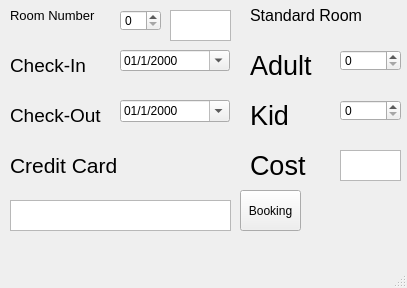
<?xml version="1.0" encoding="UTF-8"?>
<ui version="4.0">
 <class>MainWindow</class>
 <widget class="QMainWindow" name="MainWindow">
  <property name="geometry">
   <rect>
    <x>0</x>
    <y>0</y>
    <width>407</width>
    <height>288</height>
   </rect>
  </property>
  <property name="windowTitle">
   <string>MainWindow</string>
  </property>
  <widget class="QWidget" name="centralwidget">
   <widget class="QDateEdit" name="checkin">
    <property name="geometry">
     <rect>
      <x>120</x>
      <y>50</y>
      <width>110</width>
      <height>21</height>
     </rect>
    </property>
    <property name="displayFormat">
     <string>dd/M/yyyy</string>
    </property>
    <property name="calendarPopup">
     <bool>true</bool>
    </property>
   </widget>
   <widget class="QDateEdit" name="checkout">
    <property name="geometry">
     <rect>
      <x>120</x>
      <y>100</y>
      <width>110</width>
      <height>22</height>
     </rect>
    </property>
    <property name="displayFormat">
     <string>dd/M/yyyy</string>
    </property>
    <property name="calendarPopup">
     <bool>true</bool>
    </property>
   </widget>
   <widget class="QSpinBox" name="Adultmany">
    <property name="geometry">
     <rect>
      <x>340</x>
      <y>50</y>
      <width>61</width>
      <height>21</height>
     </rect>
    </property>
    <property name="maximum">
     <number>2</number>
    </property>
   </widget>
   <widget class="QSpinBox" name="Kidmany">
    <property name="geometry">
     <rect>
      <x>340</x>
      <y>100</y>
      <width>61</width>
      <height>21</height>
     </rect>
    </property>
    <property name="maximum">
     <number>2</number>
    </property>
   </widget>
   <widget class="QTextEdit" name="creditcard">
    <property name="geometry">
     <rect>
      <x>10</x>
      <y>200</y>
      <width>221</width>
      <height>31</height>
     </rect>
    </property>
   </widget>
   <widget class="QPushButton" name="pushbutton">
    <property name="geometry">
     <rect>
      <x>240</x>
      <y>190</y>
      <width>61</width>
      <height>41</height>
     </rect>
    </property>
    <property name="text">
     <string>Booking</string>
    </property>
   </widget>
   <widget class="QSpinBox" name="spinBox_3">
    <property name="geometry">
     <rect>
      <x>120</x>
      <y>10</y>
      <width>41</width>
      <height>21</height>
     </rect>
    </property>
    <property name="maximum">
     <number>4</number>
    </property>
   </widget>
   <widget class="QTextEdit" name="pay">
    <property name="geometry">
     <rect>
      <x>340</x>
      <y>150</y>
      <width>61</width>
      <height>31</height>
     </rect>
    </property>
   </widget>
   <widget class="QLabel" name="label">
    <property name="geometry">
     <rect>
      <x>10</x>
      <y>0</y>
      <width>111</width>
      <height>31</height>
     </rect>
    </property>
    <property name="font">
     <font>
      <pointsize>10</pointsize>
     </font>
    </property>
    <property name="text">
     <string>Room Number</string>
    </property>
   </widget>
   <widget class="QLabel" name="label_2">
    <property name="geometry">
     <rect>
      <x>10</x>
      <y>50</y>
      <width>101</width>
      <height>31</height>
     </rect>
    </property>
    <property name="font">
     <font>
      <pointsize>14</pointsize>
     </font>
    </property>
    <property name="text">
     <string>Check-In</string>
    </property>
   </widget>
   <widget class="QLabel" name="label_3">
    <property name="geometry">
     <rect>
      <x>10</x>
      <y>100</y>
      <width>111</width>
      <height>31</height>
     </rect>
    </property>
    <property name="font">
     <font>
      <pointsize>14</pointsize>
     </font>
    </property>
    <property name="text">
     <string>Check-Out</string>
    </property>
   </widget>
   <widget class="QLabel" name="label_4">
    <property name="geometry">
     <rect>
      <x>10</x>
      <y>150</y>
      <width>141</width>
      <height>31</height>
     </rect>
    </property>
    <property name="font">
     <font>
      <pointsize>16</pointsize>
     </font>
    </property>
    <property name="text">
     <string>Credit Card</string>
    </property>
   </widget>
   <widget class="QLabel" name="label_5">
    <property name="geometry">
     <rect>
      <x>250</x>
      <y>50</y>
      <width>101</width>
      <height>31</height>
     </rect>
    </property>
    <property name="font">
     <font>
      <pointsize>20</pointsize>
     </font>
    </property>
    <property name="text">
     <string>Adult</string>
    </property>
   </widget>
   <widget class="QLabel" name="label_6">
    <property name="geometry">
     <rect>
      <x>250</x>
      <y>100</y>
      <width>101</width>
      <height>31</height>
     </rect>
    </property>
    <property name="font">
     <font>
      <pointsize>20</pointsize>
     </font>
    </property>
    <property name="text">
     <string>Kid</string>
    </property>
   </widget>
   <widget class="QLabel" name="label_7">
    <property name="geometry">
     <rect>
      <x>250</x>
      <y>150</y>
      <width>101</width>
      <height>31</height>
     </rect>
    </property>
    <property name="font">
     <font>
      <pointsize>20</pointsize>
     </font>
    </property>
    <property name="text">
     <string>Cost</string>
    </property>
   </widget>
   <widget class="QLabel" name="label_8">
    <property name="geometry">
     <rect>
      <x>250</x>
      <y>0</y>
      <width>151</width>
      <height>31</height>
     </rect>
    </property>
    <property name="font">
     <font>
      <pointsize>12</pointsize>
     </font>
    </property>
    <property name="text">
     <string>Standard Room</string>
    </property>
   </widget>
   <widget class="QTextEdit" name="pay_2">
    <property name="geometry">
     <rect>
      <x>170</x>
      <y>10</y>
      <width>61</width>
      <height>31</height>
     </rect>
    </property>
   </widget>
  </widget>
  <widget class="QMenuBar" name="menubar">
   <property name="geometry">
    <rect>
     <x>0</x>
     <y>0</y>
     <width>407</width>
     <height>26</height>
    </rect>
   </property>
  </widget>
  <widget class="QStatusBar" name="statusbar"/>
 </widget>
 <resources/>
 <connections/>
</ui>
